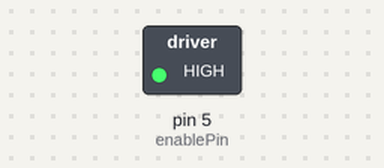
A sketch run on a simulated Arduino Uno, built with avr-gcc and run on an emulated ATmega328P. On the bench: switched loads named in the sketch (green lamp = pin HIGH).

Above: at 0.1 s.
Timing chart, 0 to 1.6 s (numbered marks = the images above):
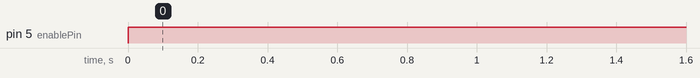

The sketch:

MotorDriving_Pololu.ino
```cpp
int enablePin = 5;

void setup()
{
  pinMode(enablePin, OUTPUT);
}
void loop()
{
  digitalWrite(enablePin, HIGH);
}
```

Measured:
- by itself, pin 5 (enablePin): LOW → HIGH at 0.00 s
